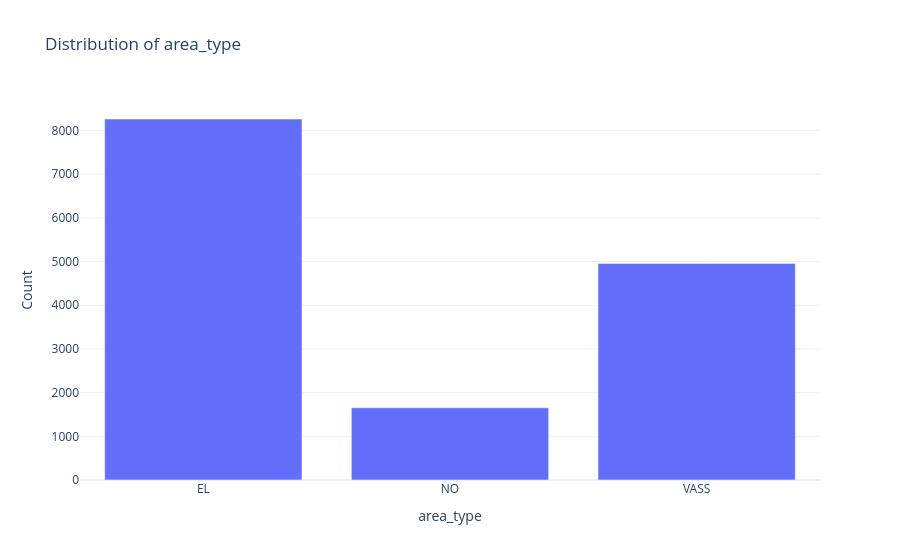
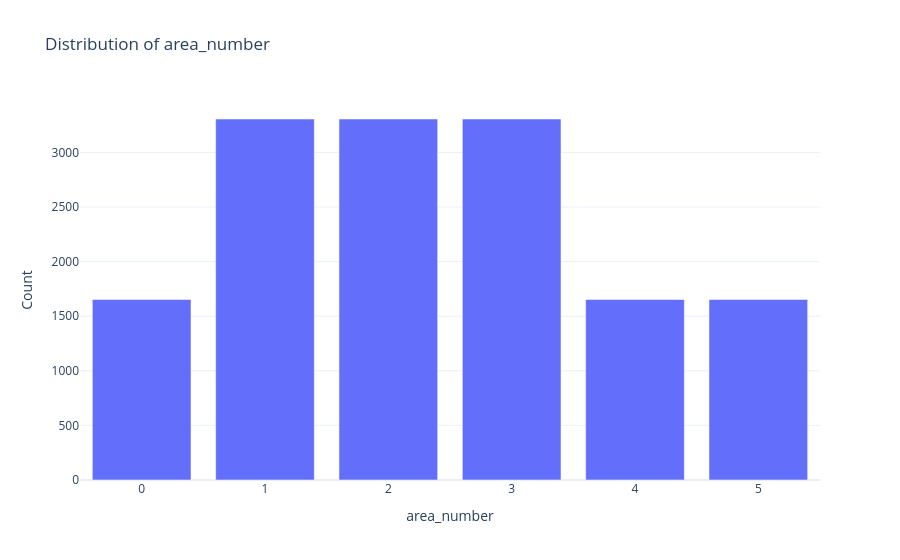
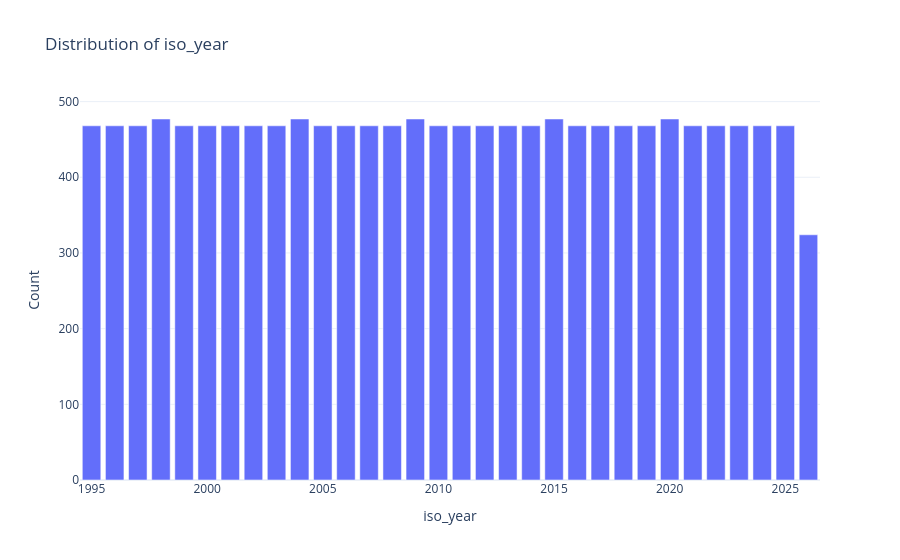
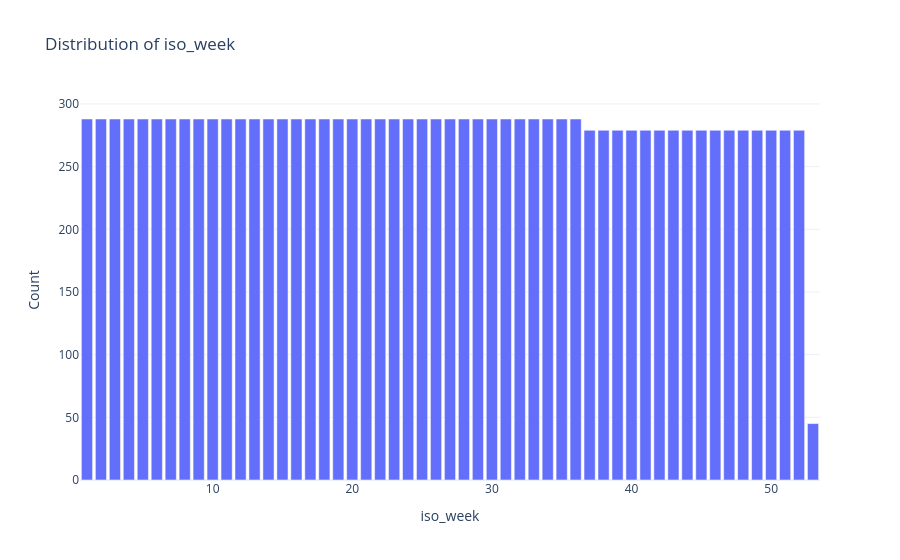

Notebook source saved alongside these figures, in order:
### Markdown cell above
##### Distributions of categorical and discrete variables

### Code cell
categorical_cols = [
    "area_type",
    "area_number",
    "iso_year",
    "iso_week"
]

for col in categorical_cols:
    # Count observations for each variable
    count_data = (
        dat[col]
        .value_counts()
        .sort_index()
        .reset_index()
    )

    count_data.columns = [col, "count"]

    # Plot variablie versus counts 
    fig = px.bar(
        count_data,
        x=col,
        y="count",
        title=f"Distribution of {col}"
    )
    
    fig.update_layout(
        template="plotly_white",
        xaxis_title=col,
        yaxis_title="Count"
    )

    fig.show()

### Figure 1 — Plotly figure (JSON) as saved in the notebook; plotly's stock layout.template omitted (floating-point values rounded to 4 significant figures)
{"data": [{"hovertemplate": "area_type=%{x}<br>count=%{y}<extra></extra>", "legendgroup": "", "marker": {"color": "#636efa", "pattern": {"shape": ""}}, "name": "", "orientation": "v", "showlegend": false, "textposition": "auto", "type": "bar", "x": ["EL", "NO", "VASS"], "xaxis": "x", "y": [8265, 1653, 4959], "yaxis": "y"}], "layout": {"barmode": "relative", "legend": {"tracegroupgap": 0}, "title": {"text": "Distribution of area_type"}, "xaxis": {"anchor": "y", "domain": [0, 1], "title": {"text": "area_type"}}, "yaxis": {"anchor": "x", "domain": [0, 1], "title": {"text": "Count"}}}}

### Figure 2 — Plotly figure (JSON) as saved in the notebook; plotly's stock layout.template omitted (floating-point values rounded to 4 significant figures)
{"data": [{"hovertemplate": "area_number=%{x}<br>count=%{y}<extra></extra>", "legendgroup": "", "marker": {"color": "#636efa", "pattern": {"shape": ""}}, "name": "", "orientation": "v", "showlegend": false, "textposition": "auto", "type": "bar", "x": [0, 1, 2, 3, 4, 5], "xaxis": "x", "y": [1653, 3306, 3306, 3306, 1653, 1653], "yaxis": "y"}], "layout": {"barmode": "relative", "legend": {"tracegroupgap": 0}, "title": {"text": "Distribution of area_number"}, "xaxis": {"anchor": "y", "domain": [0, 1], "title": {"text": "area_number"}}, "yaxis": {"anchor": "x", "domain": [0, 1], "title": {"text": "Count"}}}}

### Figure 3 — Plotly figure (JSON) as saved in the notebook; plotly's stock layout.template omitted (floating-point values rounded to 4 significant figures)
{"data": [{"hovertemplate": "iso_year=%{x}<br>count=%{y}<extra></extra>", "legendgroup": "", "marker": {"color": "#636efa", "pattern": {"shape": ""}}, "name": "", "orientation": "v", "showlegend": false, "textposition": "auto", "type": "bar", "x": [1995, 1996, 1997, 1998, 1999, 2000, 2001, 2002, 2003, 2004, 2005, 2006, 2007, 2008, 2009, 2010, 2011, 2012, 2013, 2014, 2015, 2016, 2017, 2018, 2019, 2020, 2021, 2022, 2023, 2024, 2025, 2026], "xaxis": "x", "y": [468, 468, 468, 477, 468, 468, 468, 468, 468, 477, 468, 468, 468, 468, 477, 468, 468, 468, 468, 468, 477, 468, 468, 468, 468, 477, 468, 468, 468, 468, 468, 324], "yaxis": "y"}], "layout": {"barmode": "relative", "legend": {"tracegroupgap": 0}, "title": {"text": "Distribution of iso_year"}, "xaxis": {"anchor": "y", "domain": [0, 1], "title": {"text": "iso_year"}}, "yaxis": {"anchor": "x", "domain": [0, 1], "title": {"text": "Count"}}}}

### Figure 4 — Plotly figure (JSON) as saved in the notebook; plotly's stock layout.template omitted (floating-point values rounded to 4 significant figures)
{"data": [{"hovertemplate": "iso_week=%{x}<br>count=%{y}<extra></extra>", "legendgroup": "", "marker": {"color": "#636efa", "pattern": {"shape": ""}}, "name": "", "orientation": "v", "showlegend": false, "textposition": "auto", "type": "bar", "x": [1, 2, 3, 4, 5, 6, 7, 8, 9, 10, 11, 12, 13, 14, 15, 16, 17, 18, 19, 20, 21, 22, 23, 24, 25, 26, 27, 28, 29, 30, 31, 32, 33, 34, 35, 36, 37, 38, 39, 40, 41, 42, 43, 44, 45, 46, 47, 48, 49, 50, 51, 52, 53], "xaxis": "x", "y": [288, 288, 288, 288, 288, 288, 288, 288, 288, 288, 288, 288, 288, 288, 288, 288, 288, 288, 288, 288, 288, 288, 288, 288, 288, 288, 288, 288, 288, 288, 288, 288, 288, 288, 288, 288, 279, 279, 279, 279, 279, 279, 279, 279, 279, 279, 279, 279, 279, 279, 279, 279, 45], "yaxis": "y"}], "layout": {"barmode": "relative", "legend": {"tracegroupgap": 0}, "title": {"text": "Distribution of iso_week"}, "xaxis": {"anchor": "y", "domain": [0, 1], "title": {"text": "iso_week"}}, "yaxis": {"anchor": "x", "domain": [0, 1], "title": {"text": "Count"}}}}
